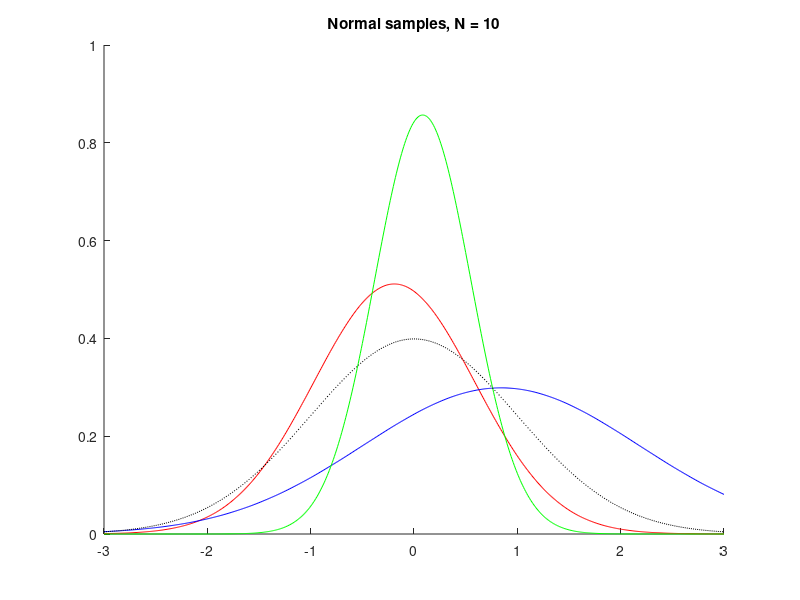
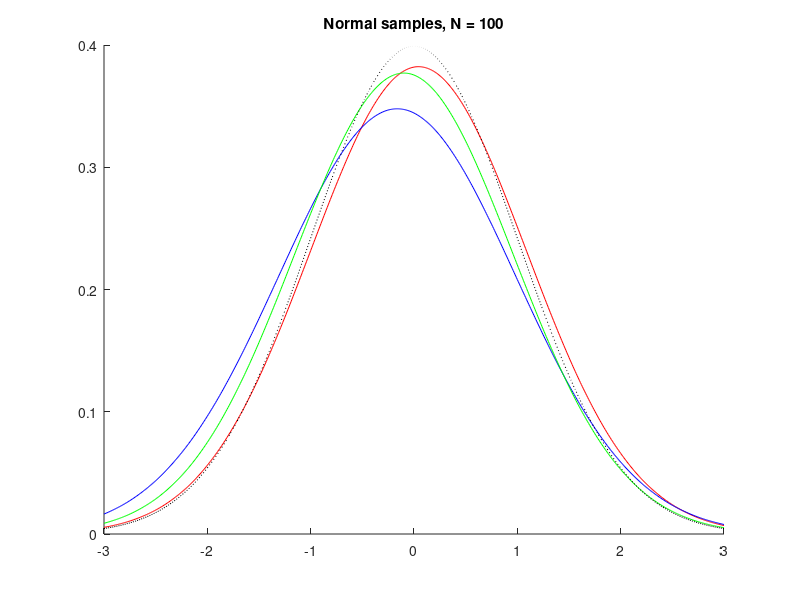
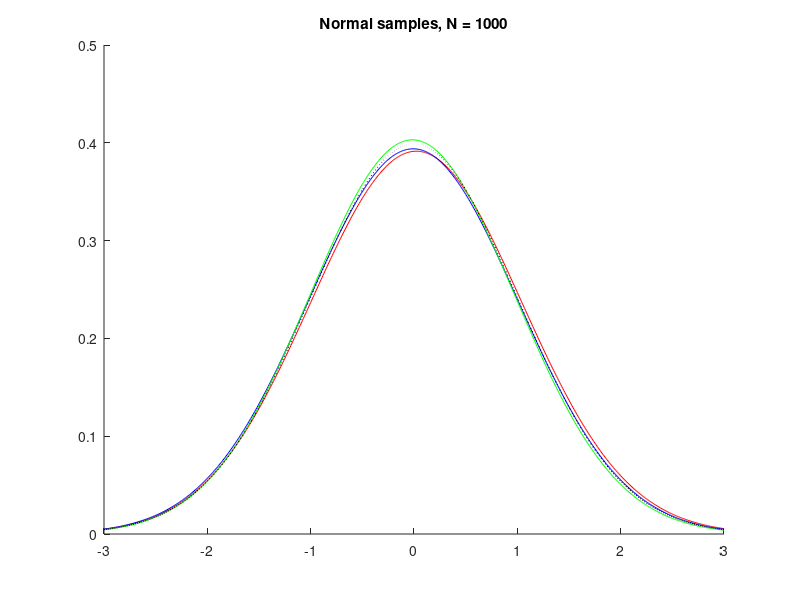
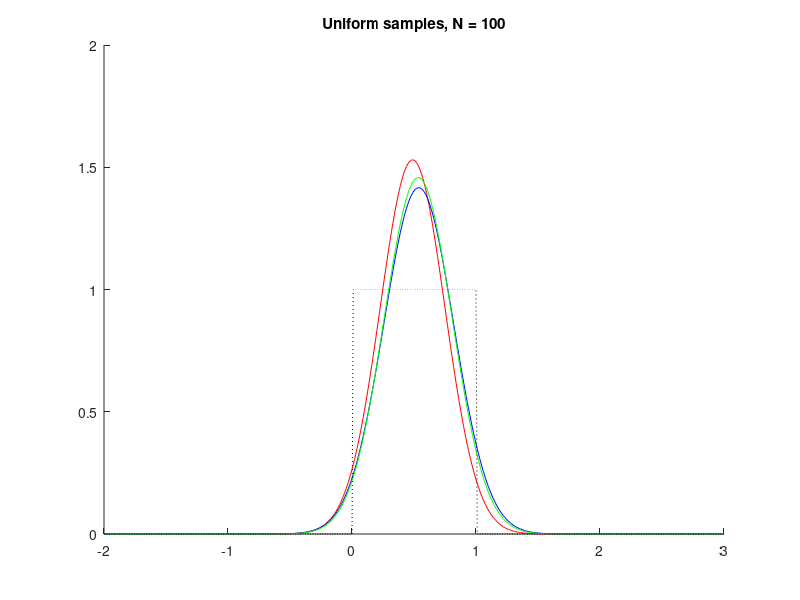

The MATLAB source for these figures, in order:
rng(2018);

% normal samples
x = [-3 : 0.01 : 3];

for N = [10, 100, 1000]
    
    h = figure();
    colors = ['r', 'b', 'g'];
    
    for j = 1:3
        X = randn(1, N);
        mu = mean(X);
        sigsq = (N-1)/N * var(X);
        
        y = exp(-1/2 * ((x - mu).^2) / sigsq) ./ (sqrt(2 * pi * sigsq));
        hold on;
        plot(x, y, colors(j));
        hold off;
    end
    
    y = exp(-1/2 * (x.^2)) ./ (sqrt(2 * pi));
    hold on;
    plot(x, y, 'k:');
    hold off;
    
    title(sprintf('Normal samples, N = %d', N));
    saveas(h, sprintf('normal_%d.png', N), 'png');
end

% uniform samples
x = [-2 : 0.01 : 3];

N = 100;
h = figure();
colors = ['r', 'b', 'g'];

for j = 1:3
    X = rand(1, N);
    mu = mean(X);
    sigsq = (N-1)/N * var(X);

    y = exp(-1/2 * ((x - mu).^2) / sigsq) ./ (sqrt(2 * pi * sigsq));
    hold on;
    plot(x, y, colors(j));
    hold off;
end

y = double(x > 0) .* double(x <= 1);
hold on;
plot(x, y, 'k:');
hold off;

title(sprintf('Uniform samples, N = %d', N));
saveas(h, sprintf('uniform_%d.png', N), 'png');
